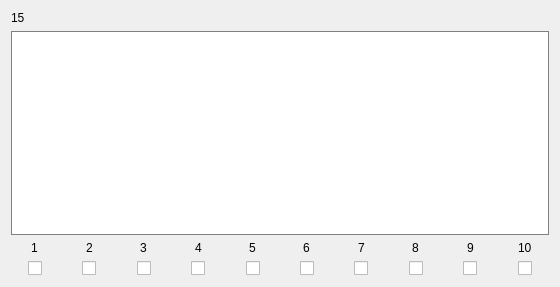
            <widget class="QWidget" name="scrollAreaWidgetContents_171">
             <property name="geometry">
              <rect>
               <x>0</x>
               <y>0</y>
               <width>560</width>
               <height>287</height>
              </rect>
             </property>
             <layout class="QVBoxLayout" name="verticalLayout_113">
              <item>
               <widget class="QLabel" name="Name_15">
                <property name="text">
                 <string>15</string>
                </property>
               </widget>
              </item>
              <item>
               <widget class="QTextEdit" name="Text_15">
                <property name="styleSheet">
                 <string notr="true">border: 1px solid gray</string>
                </property>
               </widget>
              </item>
              <item>
               <layout class="QHBoxLayout" name="horizontalLayout_4">
                <property name="bottomMargin">
                 <number>0</number>
                </property>
                <item>
                 <layout class="QVBoxLayout" name="verticalLayout_4">
                  <property name="rightMargin">
                   <number>0</number>
                  </property>
                  <property name="bottomMargin">
                   <number>0</number>
                  </property>
                  <item alignment="Qt::AlignHCenter">
                   <widget class="QLabel" name="label_2">
                    <property name="text">
                     <string>1</string>
                    </property>
                   </widget>
                  </item>
                  <item alignment="Qt::AlignHCenter">
                   <widget class="QCheckBox" name="Check_15_1">
                    <property name="text">
                     <string/>
                    </property>
                   </widget>
                  </item>
                 </layout>
                </item>
                <item>
                 <layout class="QVBoxLayout" name="verticalLayout_10">
                  <property name="rightMargin">
                   <number>0</number>
                  </property>
                  <property name="bottomMargin">
                   <number>0</number>
                  </property>
                  <item alignment="Qt::AlignHCenter">
                   <widget class="QLabel" name="label_8">
                    <property name="text">
                     <string>2</string>
                    </property>
                   </widget>
                  </item>
                  <item alignment="Qt::AlignHCenter">
                   <widget class="QCheckBox" name="Check_15_2">
                    <property name="text">
                     <string/>
                    </property>
                   </widget>
                  </item>
                 </layout>
                </item>
                <item>
                 <layout class="QVBoxLayout" name="verticalLayout_11">
                  <property name="rightMargin">
                   <number>0</number>
                  </property>
                  <property name="bottomMargin">
                   <number>0</number>
                  </property>
                  <item alignment="Qt::AlignHCenter">
                   <widget class="QLabel" name="label_9">
                    <property name="text">
                     <string>3</string>
                    </property>
                   </widget>
                  </item>
                  <item alignment="Qt::AlignHCenter">
                   <widget class="QCheckBox" name="Check_15_3">
                    <property name="text">
                     <string/>
                    </property>
                   </widget>
                  </item>
                 </layout>
                </item>
                <item>
                 <layout class="QVBoxLayout" name="verticalLayout_12">
                  <property name="rightMargin">
                   <number>0</number>
                  </property>
                  <property name="bottomMargin">
                   <number>0</number>
                  </property>
                  <item alignment="Qt::AlignHCenter">
                   <widget class="QLabel" name="label_10">
                    <property name="text">
                     <string>4</string>
                    </property>
                   </widget>
                  </item>
                  <item alignment="Qt::AlignHCenter">
                   <widget class="QCheckBox" name="Check_15_4">
                    <property name="text">
                     <string/>
                    </property>
                   </widget>
                  </item>
                 </layout>
                </item>
                <item>
                 <layout class="QVBoxLayout" name="verticalLayout_13">
                  <property name="rightMargin">
                   <number>0</number>
                  </property>
                  <property name="bottomMargin">
                   <number>0</number>
                  </property>
                  <item alignment="Qt::AlignHCenter">
                   <widget class="QLabel" name="label_11">
                    <property name="text">
                     <string>5</string>
                    </property>
                   </widget>
                  </item>
                  <item alignment="Qt::AlignHCenter">
                   <widget class="QCheckBox" name="Check_15_5">
                    <property name="text">
                     <string/>
                    </property>
                   </widget>
                  </item>
                 </layout>
                </item>
                <item>
                 <layout class="QVBoxLayout" name="verticalLayout_9">
                  <property name="rightMargin">
                   <number>0</number>
                  </property>
                  <property name="bottomMargin">
                   <number>0</number>
                  </property>
                  <item alignment="Qt::AlignHCenter">
                   <widget class="QLabel" name="label_7">
                    <property name="text">
                     <string>6</string>
                    </property>
                   </widget>
                  </item>
                  <item alignment="Qt::AlignHCenter">
                   <widget class="QCheckBox" name="Check_15_6">
                    <property name="text">
                     <string/>
                    </property>
                   </widget>
                  </item>
                 </layout>
                </item>
                <item>
                 <layout class="QVBoxLayout" name="verticalLayout_8">
                  <property name="rightMargin">
                   <number>0</number>
                  </property>
                  <property name="bottomMargin">
                   <number>0</number>
                  </property>
                  <item alignment="Qt::AlignHCenter">
                   <widget class="QLabel" name="label_6">
                    <property name="text">
                     <string>7</string>
                    </property>
                   </widget>
                  </item>
                  <item alignment="Qt::AlignHCenter">
                   <widget class="QCheckBox" name="Check_15_7">
                    <property name="text">
                     <string/>
                    </property>
                   </widget>
                  </item>
                 </layout>
                </item>
                <item>
                 <layout class="QVBoxLayout" name="verticalLayout_7">
                  <property name="rightMargin">
                   <number>0</number>
                  </property>
                  <property name="bottomMargin">
                   <number>0</number>
                  </property>
                  <item alignment="Qt::AlignHCenter">
                   <widget class="QLabel" name="label_5">
                    <property name="text">
                     <string>8</string>
                    </property>
                   </widget>
                  </item>
                  <item alignment="Qt::AlignHCenter">
                   <widget class="QCheckBox" name="Check_15_8">
                    <property name="text">
                     <string/>
                    </property>
                   </widget>
                  </item>
                 </layout>
                </item>
                <item>
                 <layout class="QVBoxLayout" name="verticalLayout_6">
                  <property name="rightMargin">
                   <number>0</number>
                  </property>
                  <property name="bottomMargin">
                   <number>0</number>
                  </property>
                  <item alignment="Qt::AlignHCenter">
                   <widget class="QLabel" name="label_4">
                    <property name="text">
                     <string>9</string>
                    </property>
                   </widget>
                  </item>
                  <item alignment="Qt::AlignHCenter">
                   <widget class="QCheckBox" name="Check_15_9">
                    <property name="text">
                     <string/>
                    </property>
                   </widget>
                  </item>
                 </layout>
                </item>
                <item>
                 <layout class="QVBoxLayout" name="verticalLayout_5">
                  <property name="rightMargin">
                   <number>0</number>
                  </property>
                  <property name="bottomMargin">
                   <number>0</number>
                  </property>
                  <item alignment="Qt::AlignHCenter">
                   <widget class="QLabel" name="label_3">
                    <property name="text">
                     <string>10</string>
                    </property>
                   </widget>
                  </item>
                  <item alignment="Qt::AlignHCenter">
                   <widget class="QCheckBox" name="Check_15_10">
                    <property name="text">
                     <string/>
                    </property>
                   </widget>
                  </item>
                 </layout>
                </item>
               </layout>
              </item>
             </layout>
            </widget>
